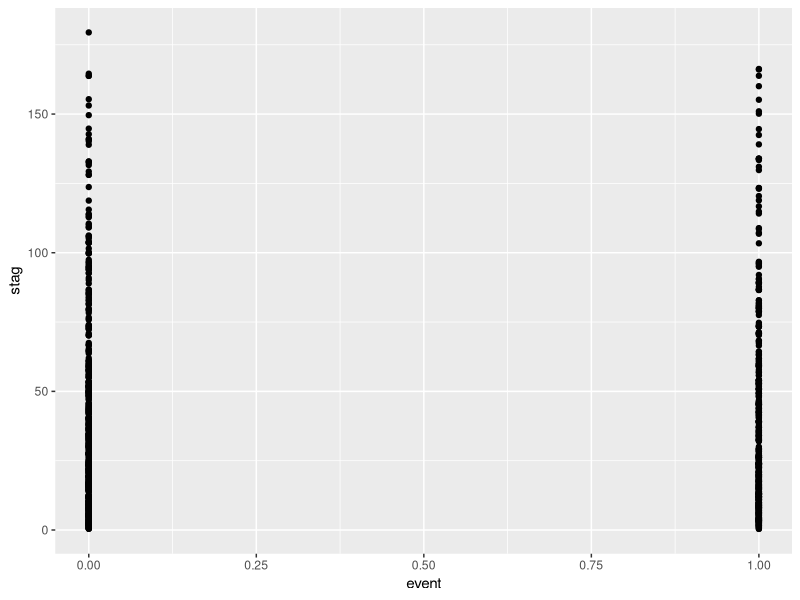
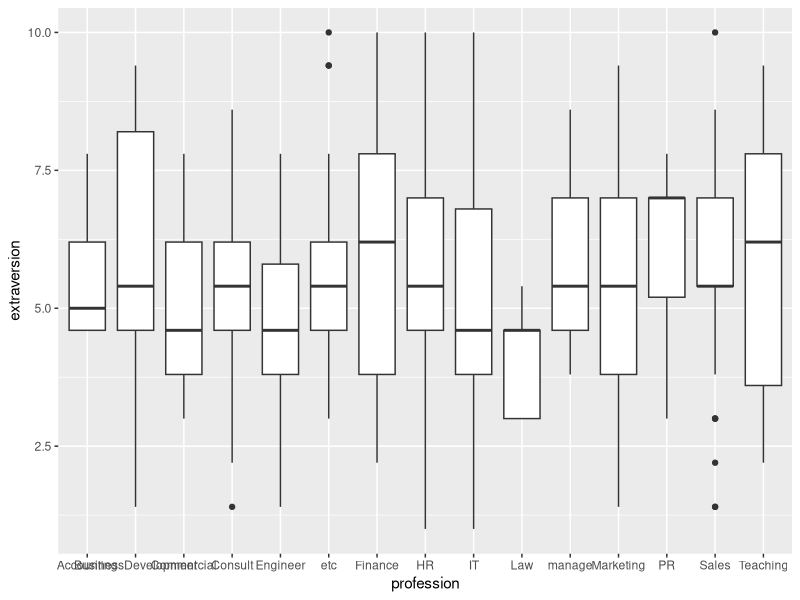
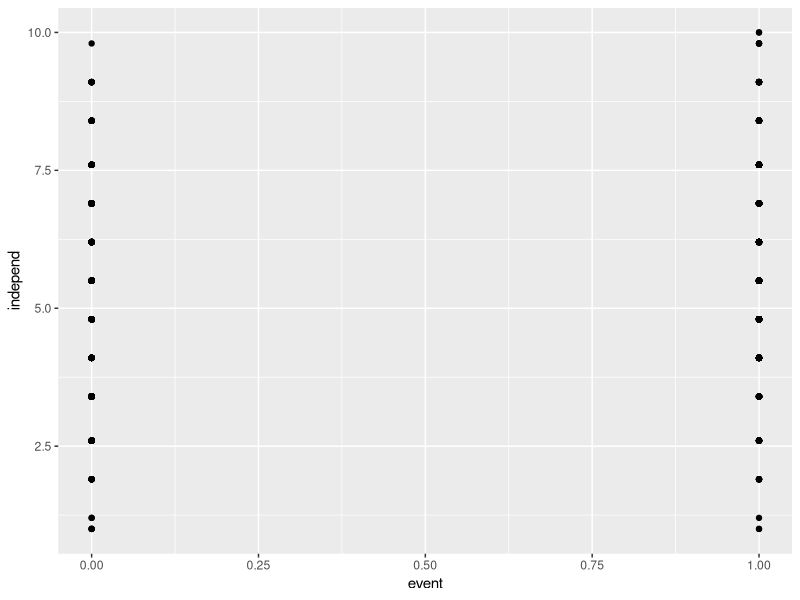

Write R code to recreate these figures, in order.
## ---- chunk 1
library(readr)
turnover <- read_csv("turnover.csv")
View(turnover)

library(tidyverse) 
library(dplyr)

ggplot(data = turnover) + geom_point(mapping = aes(x = event, y = stag))

turnover %>% count(gender) 
turnover %>% count(coach)

ggplot(data = turnover, mapping = aes(x = profession, y = extraversion)) + geom_boxplot()

group_avg <- turnover %>% group_by(event) %>% summarise_at(vars(stag, extraversion, anxiety, independ, selfcontrol, novator), list(Mean_Trait = mean))

print(group_avg)


ggplot(data = turnover) + geom_point(mapping = aes(x = event, y = independ))
